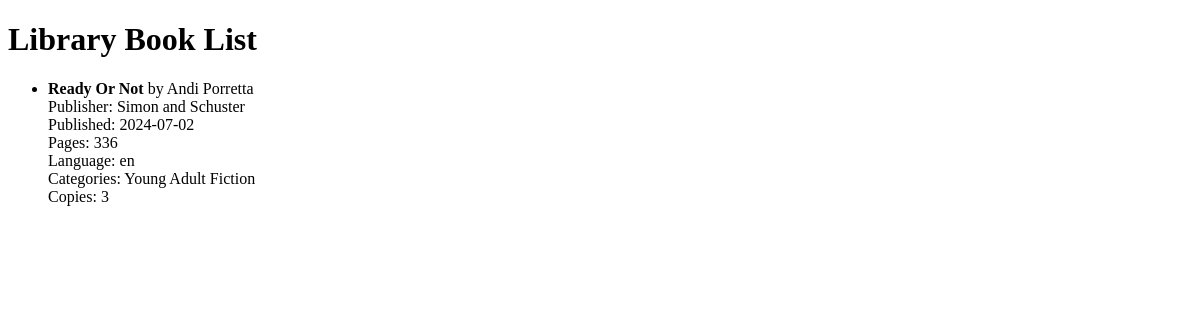
The page /books/ on the database as committed earlier.
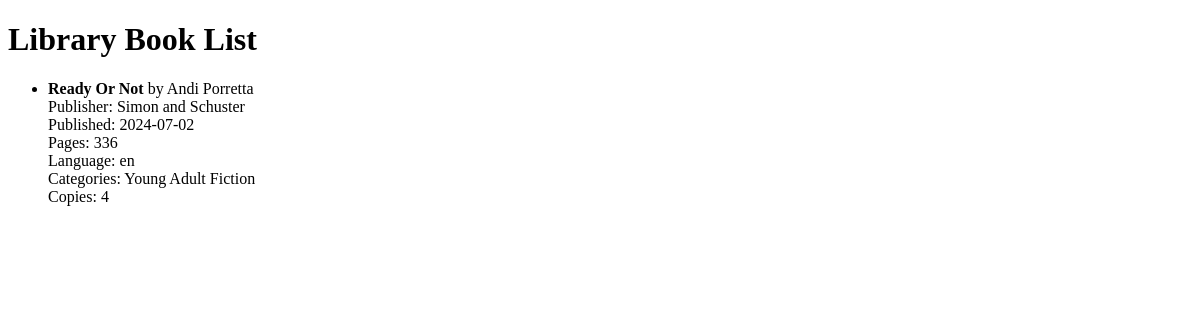
The same page on the database as committed later.
### books/models.py (models this page shows, shortened)
class Book(models.Model):
    title = models.CharField(max_length=200)
    author = models.CharField(max_length=100)
    published_year = models.CharField(max_length=20, blank=True, null=True)
    publisher = models.CharField(max_length=200, blank=True, null=True)
    description = models.TextField(blank=True, null=True)
    page_count = models.IntegerField(blank=True, null=True)
    language = models.CharField(max_length=10, blank=True, null=True)
    categories = models.CharField(max_length=200, blank=True, null=True)
    isbn = models.CharField(max_length=20, null=True, blank=True)
    copies = models.PositiveIntegerField(default=1)
    price = models.DecimalField(max_digits=6, decimal_places=2, null=True, blank=True)
    hardback_copies = models.PositiveIntegerField(null=True, blank=True)
    papperback_copies = models.PositiveIntegerField(null=True, blank=True)
    new_copies = models.PositiveIntegerField(null=True, blank=True)
    used_copies = models.PositiveIntegerField(null=True, blank=True)

### books/views.py (the view)
# urls.py: path('books/', book_list, name='book_list'),
def book_list(request):
    books = Book.objects.all()
    return render(request, 'books/book_list.html', {'books': books})

### books/templates/books/book_list.html (shortened to what this page needs)
<!DOCTYPE html>
<html>
<head>
</head>
<body>
    <h1>Library Book List</h1>
    <ul>
        {% for book in books %}
            <li>
                <strong>{{ book.title }}</strong> by {{ book.author }}<br>
                {% if book.publisher %}Publisher: {{ book.publisher }}<br>{% endif %}
                {% if book.published_year %}Published: {{ book.published_year }}<br>{% endif %}
                {% if book.page_count %}Pages: {{ book.page_count }}<br>{% endif %}
                {% if book.language %}Language: {{ book.language }}<br>{% endif %}
                {% if book.categories %}Categories: {{ book.categories }}<br>{% endif %}
                Copies: {{ book.copies }}
            </li>
        {% empty %}
            <li>No books found.</li>
        {% endfor %}
    </ul>
</body>
</html>

Rows that differ between the two databases and show on the page:
changed Book "Ready Or Not": copies "3" → "4"
